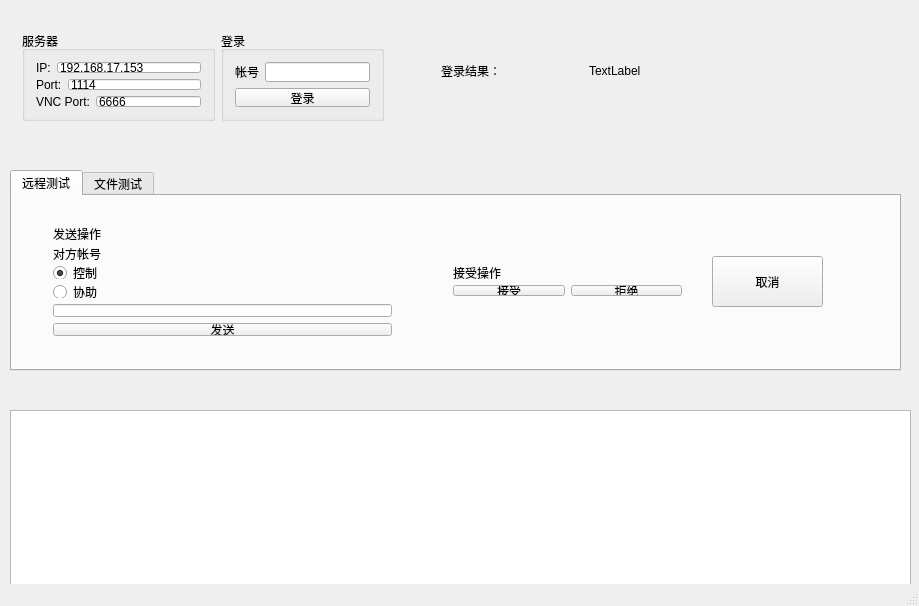
<?xml version="1.0" encoding="UTF-8"?>
<ui version="4.0">
 <class>testRDPClass</class>
 <widget class="QMainWindow" name="testRDPClass">
  <property name="geometry">
   <rect>
    <x>0</x>
    <y>0</y>
    <width>919</width>
    <height>606</height>
   </rect>
  </property>
  <property name="windowTitle">
   <string>testRDP</string>
  </property>
  <widget class="QWidget" name="centralWidget">
   <widget class="QWidget" name="layoutWidget_3">
    <property name="geometry">
     <rect>
      <x>11</x>
      <y>20</y>
      <width>384</width>
      <height>112</height>
     </rect>
    </property>
    <layout class="QHBoxLayout" name="horizontalLayout_9">
     <item>
      <widget class="QGroupBox" name="formGroupBox">
       <property name="title">
        <string>服务器</string>
       </property>
       <layout class="QVBoxLayout" name="verticalLayout">
        <item>
         <layout class="QHBoxLayout" name="horizontalLayout_5">
          <item>
           <widget class="QLabel" name="label_8">
            <property name="text">
             <string>IP:</string>
            </property>
           </widget>
          </item>
          <item>
           <widget class="QLineEdit" name="lineEditIP">
            <property name="text">
             <string>192.168.17.153</string>
            </property>
           </widget>
          </item>
         </layout>
        </item>
        <item>
         <layout class="QHBoxLayout" name="horizontalLayout_6">
          <item>
           <widget class="QLabel" name="label_13">
            <property name="text">
             <string>Port:</string>
            </property>
           </widget>
          </item>
          <item>
           <widget class="QLineEdit" name="lineEditPort">
            <property name="text">
             <string>1114</string>
            </property>
           </widget>
          </item>
         </layout>
        </item>
        <item>
         <layout class="QHBoxLayout" name="horizontalLayout_7">
          <item>
           <widget class="QLabel" name="label_14">
            <property name="text">
             <string>VNC Port:</string>
            </property>
           </widget>
          </item>
          <item>
           <widget class="QLineEdit" name="lineEdit_VNCPort">
            <property name="text">
             <string>6666</string>
            </property>
           </widget>
          </item>
         </layout>
        </item>
       </layout>
      </widget>
     </item>
     <item>
      <widget class="QGroupBox" name="groupBox">
       <property name="title">
        <string>登录</string>
       </property>
       <layout class="QVBoxLayout" name="verticalLayout_6">
        <item>
         <layout class="QHBoxLayout" name="horizontalLayout">
          <item>
           <widget class="QLabel" name="label_5">
            <property name="text">
             <string>帐号</string>
            </property>
           </widget>
          </item>
          <item>
           <widget class="QLineEdit" name="lineEdit_loginuser"/>
          </item>
         </layout>
        </item>
        <item>
         <layout class="QVBoxLayout" name="verticalLayout_5">
          <item>
           <layout class="QGridLayout" name="gridLayout">
            <item row="0" column="0">
             <widget class="QPushButton" name="pushButtonLogin">
              <property name="text">
               <string>登录</string>
              </property>
             </widget>
            </item>
           </layout>
          </item>
         </layout>
        </item>
       </layout>
       <zorder></zorder>
       <zorder></zorder>
      </widget>
     </item>
    </layout>
   </widget>
   <widget class="QWidget" name="layoutWidget_5">
    <property name="geometry">
     <rect>
      <x>430</x>
      <y>40</y>
      <width>311</width>
      <height>61</height>
     </rect>
    </property>
    <layout class="QHBoxLayout" name="horizontalLayout_8">
     <item>
      <widget class="QLabel" name="label_11">
       <property name="text">
        <string>登录结果：</string>
       </property>
      </widget>
     </item>
     <item>
      <widget class="QLabel" name="label_12">
       <property name="text">
        <string>TextLabel</string>
       </property>
      </widget>
     </item>
    </layout>
   </widget>
   <widget class="QTextEdit" name="textEdit">
    <property name="geometry">
     <rect>
      <x>10</x>
      <y>410</y>
      <width>901</width>
      <height>181</height>
     </rect>
    </property>
   </widget>
   <widget class="QTabWidget" name="tabWidget">
    <property name="geometry">
     <rect>
      <x>10</x>
      <y>170</y>
      <width>891</width>
      <height>201</height>
     </rect>
    </property>
    <property name="currentIndex">
     <number>0</number>
    </property>
    <widget class="QWidget" name="tab">
     <attribute name="title">
      <string>远程测试</string>
     </attribute>
     <widget class="QWidget" name="layoutWidget_4">
      <property name="geometry">
       <rect>
        <x>30</x>
        <y>20</y>
        <width>361</width>
        <height>131</height>
       </rect>
      </property>
      <layout class="QVBoxLayout" name="verticalLayout_2">
       <item>
        <widget class="QLabel" name="label_4">
         <property name="text">
          <string>发送操作</string>
         </property>
        </widget>
       </item>
       <item>
        <widget class="QLabel" name="label_2">
         <property name="text">
          <string>对方帐号</string>
         </property>
        </widget>
       </item>
       <item>
        <widget class="QRadioButton" name="radioButton">
         <property name="text">
          <string>控制</string>
         </property>
         <property name="checked">
          <bool>true</bool>
         </property>
         <attribute name="buttonGroup">
          <string notr="true">buttonGroup</string>
         </attribute>
        </widget>
       </item>
       <item>
        <widget class="QRadioButton" name="radioButton_2">
         <property name="text">
          <string>协助</string>
         </property>
         <attribute name="buttonGroup">
          <string notr="true">buttonGroup</string>
         </attribute>
        </widget>
       </item>
       <item>
        <widget class="QLineEdit" name="lineEdit_peeruser"/>
       </item>
       <item>
        <widget class="QPushButton" name="pushButton_Send">
         <property name="text">
          <string>发送</string>
         </property>
        </widget>
       </item>
      </layout>
     </widget>
     <widget class="QPushButton" name="pushButton_Cancel">
      <property name="geometry">
       <rect>
        <x>700</x>
        <y>60</y>
        <width>111</width>
        <height>51</height>
       </rect>
      </property>
      <property name="text">
       <string>取消</string>
      </property>
     </widget>
     <widget class="QWidget" name="layoutWidget">
      <property name="geometry">
       <rect>
        <x>430</x>
        <y>60</y>
        <width>251</width>
        <height>51</height>
       </rect>
      </property>
      <layout class="QVBoxLayout" name="verticalLayout_3">
       <item>
        <widget class="QLabel" name="label_6">
         <property name="text">
          <string>接受操作</string>
         </property>
        </widget>
       </item>
       <item>
        <layout class="QHBoxLayout" name="horizontalLayout_2">
         <item>
          <widget class="QPushButton" name="pushButton_Accept">
           <property name="text">
            <string>接受</string>
           </property>
          </widget>
         </item>
         <item>
          <widget class="QPushButton" name="pushButton_Reject">
           <property name="text">
            <string>拒绝</string>
           </property>
          </widget>
         </item>
        </layout>
       </item>
      </layout>
     </widget>
    </widget>
    <widget class="QWidget" name="tab_2">
     <attribute name="title">
      <string>文件测试</string>
     </attribute>
     <widget class="QGroupBox" name="groupBox_2">
      <property name="geometry">
       <rect>
        <x>0</x>
        <y>20</y>
        <width>471</width>
        <height>142</height>
       </rect>
      </property>
      <property name="title">
       <string>发送方</string>
      </property>
      <layout class="QVBoxLayout" name="verticalLayout_4">
       <item>
        <layout class="QHBoxLayout" name="horizontalLayout_3">
         <item>
          <widget class="QLabel" name="label_7">
           <property name="text">
            <string>对方账号：</string>
           </property>
          </widget>
         </item>
         <item>
          <widget class="QLineEdit" name="lineEdit_peerNo"/>
         </item>
        </layout>
       </item>
       <item>
        <layout class="QHBoxLayout" name="horizontalLayout_4">
         <item>
          <widget class="QLabel" name="label">
           <property name="text">
            <string>文件路径：</string>
           </property>
          </widget>
         </item>
         <item>
          <widget class="QLineEdit" name="lineEdit_filesend"/>
         </item>
         <item>
          <widget class="QPushButton" name="pushButton_fileselect">
           <property name="text">
            <string>浏览</string>
           </property>
          </widget>
         </item>
        </layout>
       </item>
       <item>
        <layout class="QHBoxLayout" name="horizontalLayout_10">
         <item>
          <widget class="QLabel" name="label_3">
           <property name="text">
            <string>数据块大小：</string>
           </property>
          </widget>
         </item>
         <item>
          <widget class="QLineEdit" name="lineEdit_blocksize">
           <property name="text">
            <string>65536</string>
           </property>
          </widget>
         </item>
        </layout>
       </item>
       <item>
        <widget class="QPushButton" name="pushButton_filesend">
         <property name="text">
          <string>发送</string>
         </property>
        </widget>
       </item>
      </layout>
     </widget>
     <widget class="QGroupBox" name="groupBox_3">
      <property name="geometry">
       <rect>
        <x>490</x>
        <y>20</y>
        <width>381</width>
        <height>141</height>
       </rect>
      </property>
      <property name="title">
       <string>接收方</string>
      </property>
      <layout class="QVBoxLayout" name="verticalLayout_7">
       <item>
        <widget class="QLabel" name="label_9">
         <property name="text">
          <string>保存路径：</string>
         </property>
        </widget>
       </item>
       <item>
        <layout class="QHBoxLayout" name="horizontalLayout_11">
         <item>
          <widget class="QLineEdit" name="lineEdit_filerecv"/>
         </item>
         <item>
          <widget class="QPushButton" name="pushButton_filerecv_select">
           <property name="text">
            <string>浏览</string>
           </property>
          </widget>
         </item>
        </layout>
       </item>
       <item>
        <widget class="QPushButton" name="pushButton_filerecv">
         <property name="text">
          <string>接收</string>
         </property>
        </widget>
       </item>
       <item>
        <widget class="QPushButton" name="pushButton_terminate">
         <property name="text">
          <string>结束</string>
         </property>
        </widget>
       </item>
      </layout>
     </widget>
    </widget>
   </widget>
  </widget>
  <widget class="QStatusBar" name="statusBar"/>
 </widget>
 <layoutdefault spacing="6" margin="11"/>
 <resources>
  <include location="testrdp.qrc"/>
 </resources>
 <connections/>
 <buttongroups>
  <buttongroup name="buttonGroup"/>
 </buttongroups>
</ui>
